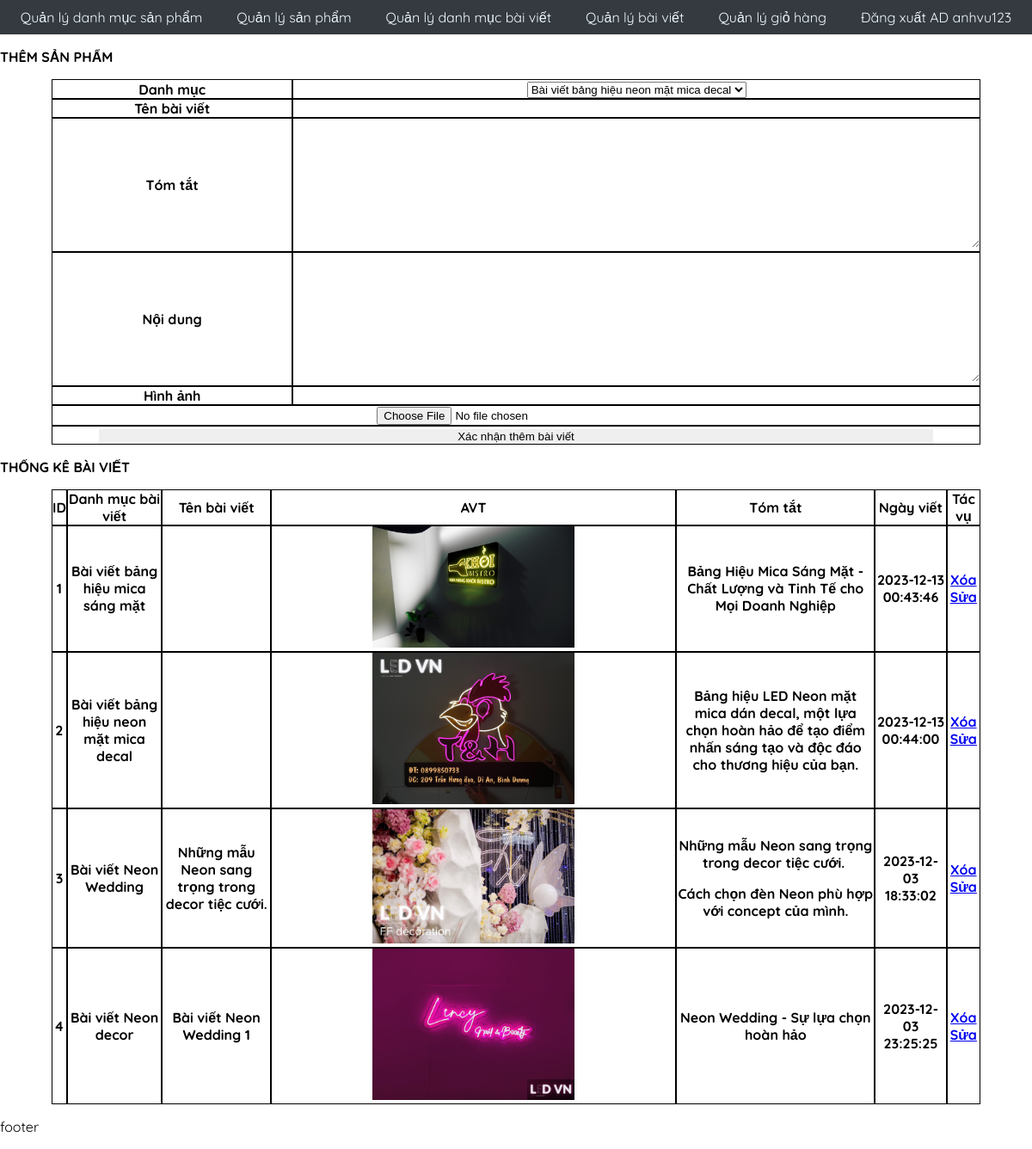
Page /admincp/admincp_index.php?action=quanlybaiviet&query=them (signed in) on the committed database.
### tables this page shows
CREATE TABLE `tbl_baiviet` (
  `id_baiviet` int(11) NOT NULL,
  `danhmucbaiviet` varchar(100) NOT NULL,
  `tenbaiviet` varchar(200) NOT NULL,
  `hinhanh` varchar(300) NOT NULL,
  `tomtat` longtext NOT NULL,
  `noidung` longtext NOT NULL,
  `ngayviet` datetime NOT NULL
);

### admincp/modules/quanlybaiviet/lietke.php (the view)
<p class="pagename">THỐNG KÊ BÀI VIẾT</p>
<?php
    $sql_lietke_baiviet = "SELECT * FROM tbl_baiviet ORDER BY id_baiviet DESC";
    $query_lietke_baiviet = mysqli_query($mysqli, $sql_lietke_baiviet);
?>
<table class="data_table">
    <tr>
        <th>ID</th>
        <th>Danh mục bài viết</th>
        <th>Tên bài viết</th>
        <th>AVT</th>
        <th>Tóm tắt</th>
        <th>Ngày viết</th>
        <th>Tác vụ</th>
    </tr>
    <?php
        $i = 0;
        while ($row = mysqli_fetch_array($query_lietke_baiviet)) {
            $i++;
    ?>
            <tr>
                <td><?php echo $i ?></td>
                <td><?php echo $row['danhmucbaiviet']?></td>
                <td><?php echo $row['tenbaiviet']?></td>
                <td><img src="modules/quanlybaiviet/uploads/<?php echo $row['hinhanh']?>" alt="" srcset=""></td>
                <td><?php echo $row['tomtat']?></td>
                <td><?php echo $row['ngayviet']?></td>
                <td class="tacvu">
                    <a href="modules/quanlybaiviet/xuly.php?idbaiviet=<?php echo $row['id_baiviet']?>">Xóa</a>
                    <a href="?action=quanlybaiviet&query=sua&idbaiviet=<?php echo $row['id_baiviet'] ?>">Sửa</a>
                </td>
            </tr>
    <?php
        }
    ?>
</table>

### admincp/admincp_index.php (shortened to what this page needs)
<!DOCTYPE html>
<html lang="en">
<head>
    <link rel="stylesheet" href="assets/css/admincp.css?v=1">
    <link rel="stylesheet" href="../asset/css/Main_css/Main.css?v=1">
</head>
<body>
    <?php
            include("modules/menu.php");
            include("modules/main.php");
            include("modules/footer.php");
    ?>
</body>
</html>

### admincp/modules/menu.php (shortened to what this page needs)
<link rel="stylesheet" href="admincp\assets\css\admincp.css">
<ul class="admincp_menu">
    <li><a href="admincp_index.php?action=quanlydanhmucsanpham&query=them">Quản lý danh mục sản phẩm</a></li>
    <li><a href="admincp_index.php?action=quanlysanpham&query=them">Quản lý sản phẩm</a></li>
    <li><a href="admincp_index.php?action=quanlydanhmucbaiviet&query=them">Quản lý danh mục bài viết</a></li>
    <li><a href="admincp_index.php?action=quanlybaiviet&query=them">Quản lý bài viết</a></li>
    <li><a href="admincp_index.php?action=quanlygiohang&query=lietke">Quản lý giỏ hàng</a></li>
    <li><a href="admincp_index.php?action=dangxuat">Đăng xuất AD <?php echo $_SESSION['dangnhap']; ?></a></li>
</ul>

### admincp/modules/main.php (shortened to what this page needs)
<div class="main">
    <?php
        if(isset($_GET['action']) && $_GET['query']){
            $tam = $_GET['action'];
            $query = $_GET['query'];
        }
        else{
            $tam = '';
            $query = '';
        }
        if($tam == 'quanlydanhmucsanpham' && $query == 'them'){
            include('modules/quanlydanhmucsp/them.php');
            include('modules/quanlydanhmucsp/lietke.php');
        }
        else if($tam == 'quanlydanhmucsanpham' && $query == 'sua'){
            include('modules/quanlydanhmucsp/sua.php');
        }
        else if($tam == 'quanlysanpham' && $query == 'them'){
            include('modules/quanlysanpham/them.php');
            include('modules/quanlysanpham/lietke.php');
        }
        else if($tam == 'quanlysanpham' && $query == 'sua'){
            include('modules/quanlysanpham/sua.php');
        }
        else if($tam == 'quanlysanpham' && $query == 'filter'){
            include('modules/quanlysanpham/lietke.php');
        }
        else if($tam == 'quanlysanpham' && $query == 'noibat' || $query == 'xoanoibat'){
            include('modules/quanlysanpham/xuly.php');
        }
        else if($tam == 'quanlygiohang' && $query == 'lietke'){
            include('modules/quanlygiohang/lietke.php');
        }
        else if($tam == 'quanlygiohang' && $query != 'lietke'){
            include('modules/quanlygiohang/sua_xoa.php');
        }
        else if($tam == 'quanlydanhmucbaiviet' && $query == 'them'){
            include('modules/quanlydanhmucbaiviet/them.php');
            include('modules/quanlydanhmucbaiviet/lietke.php');
        }
        else if($tam == 'quanlydanhmucbaiviet' && $query == 'sua'){
            include('modules/quanlydanhmucbaiviet/sua.php');
        }
        else if($tam == 'quanlybaiviet' && $query == 'them'){
            include('modules/quanlybaiviet/them.php');
            include('modules/quanlybaiviet/lietke.php');
        }
    ?>
</div>

### admincp/modules/quanlybaiviet/them.php (shortened to what this page needs)
<p class="pagename">THÊM SẢN PHẨM</p>
<div class="wrapper">
    <form action="modules/quanlybaiviet/xuly.php" method="post" enctype="multipart/form-data">
        <table class="data_table">
            <tr>
                <td>Danh mục</td>
                <td>
                    <select name="danhmucbaiviet" id="">
                        <?php
                            $query_get_danhmucbaiviet = "SELECT * FROM tbl_danhmucbaiviet ORDER BY id_danhmucbaiviet DESC";
                            $sql_danhmucbaiviet = mysqli_query($mysqli, $query_get_danhmucbaiviet);
                            while($danhmucbaiviet = mysqli_fetch_array($sql_danhmucbaiviet)){
                            ?>
                                <option value="<?php echo $danhmucbaiviet['tendanhmuc_baiviet'] ?>"> <?php echo $danhmucbaiviet['tendanhmuc_baiviet'] ?></option>
                            <?php
                            }
                        ?>
                    </select>
                </td>
            </tr>
            <tr>
                <td>Tên bài viết</td>
                <td><input type="text" name="tenbaiviet" ></td>
            </tr>
            <tr>
                <td>Tóm tắt</td>
                <td><textarea name="tomtat" id="" cols="30" rows="10" ></textarea></td>
            </tr>
            <tr>
                <td>Nội dung</td>
                <td><textarea name="noidung" id="" cols="30" rows="10"></textarea></td>
            </tr>
            <tr>
                <td>Hình ảnh</td>
                <td id= "view_img">
                    <div class="img_preview">
                    </div>
                </td>
            </tr>
            <tr>
                <td colspan="2"><input type="file" name="hinhanh" class="upload_img" ></td>
            </tr>
                <tr>
                <td colspan="2"><input class="submit_btn" type="submit" name="thembaiviet" value="Xác nhận thêm bài viết"></td>
            </tr>
        </table>
    </form>
</div>

### admincp/modules/footer.php
<p>footer</p>

### admincp/assets/css/admincp.css (style rules this page uses)
body { margin: 0; padding: 0; font-family: 'Quicksand', sans-serif !important; }
html { font-family: 'Quicksand', sans-serif !important; scroll-behavior: smooth; }
p.pagename { font-weight: 900; }
.admincp_menu { position: sticky; z-index: 99 !important; height: 40px; padding: 0; margin: 0; display: flex; background-color: #343A40; justify-content: center; align-items: center; }
.admincp_menu a, .admincp_menu li { display: flex; text-decoration: none; color: aliceblue; padding: 10px 10px; }
.data_table { width: 90%; padding: 0; margin-left: 5%; border-spacing: 0; }
.data_table table, th, td { border: 1px solid black; border-collapse: collapse; text-align: center; vertical-align: center; padding: 0; margin: 0; }
.data_table input, input:focus-visible { width: 90%; border: none; outline: none; }
td { font-weight: 900; }
td.tacvu { display: table-cell; }
td img { width: 50%; }
td textarea { width: 100%; padding: 0; border: 0; }
input.upload_img { text-align: center; width: 30%; }

### asset/css/Main_css/Main.css (style rules this page uses)
body { margin: 0; padding: 0; font-family: 'Quicksand', sans-serif !important; }
html { font-family: 'Quicksand', sans-serif !important; scroll-behavior: smooth; }

### rows in the picture
tbl_baiviet: danhmucbaiviet "Bài viết bảng hiệu mica sáng mặt", hinhanh (picture), tomtat "Bảng Hiệu Mica Sáng Mặt - Chất Lượng và Tinh Tế cho Mọi Doanh Nghiệp", ngayviet "2023-12-13 00:43:46"
tbl_baiviet: danhmucbaiviet "Bài viết bảng hiệu neon mặt mica decal", hinhanh (picture), tomtat "Bảng hiệu LED Neon mặt mica dán decal, một lựa chọn hoàn hảo để tạo điểm nhấn sáng tạo và độc đáo cho thương hiệu của bạn.", ngayviet "2023-12-13 00:44:00"
tbl_baiviet: danhmucbaiviet "Bài viết Neon Wedding", tenbaiviet "Những mẫu Neon sang trọng trong decor tiệc cưới.", hinhanh (picture), tomtat "Những mẫu Neon sang trọng trong decor tiệc cưới. Cách chọn đèn Neon phù hợp với concept của mình.", ngayviet "2023-12-03 18:33:02"
tbl_baiviet: danhmucbaiviet "Bài viết Neon decor", tenbaiviet "Bài viết Neon Wedding 1", hinhanh (picture), tomtat "Neon Wedding - Sự lựa chọn hoàn hảo", ngayviet "2023-12-03 23:25:25"

### other values in the picture
$_SESSION['dangnhap'] "anhvu123"
form field danhmucbaiviet "Bài viết bảng hiệu neon mặt mica decal"
